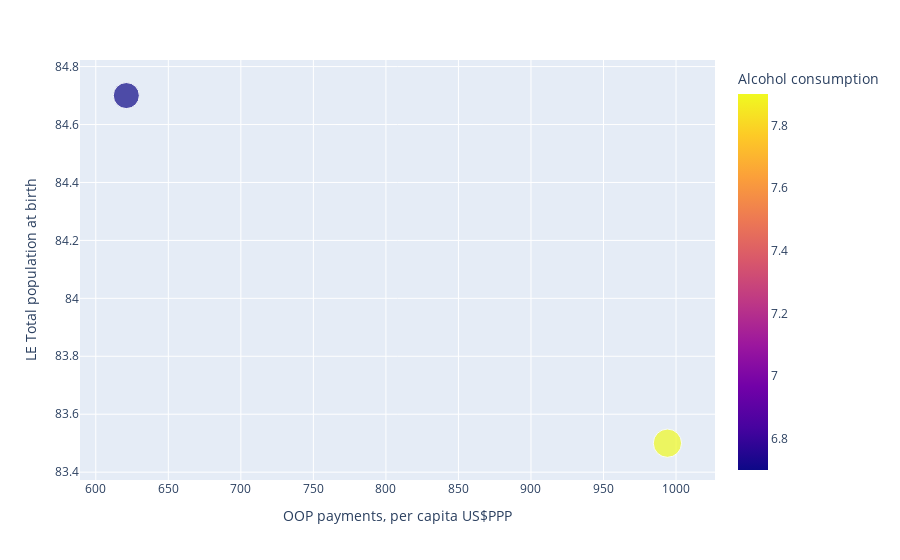

The notebook cell saved with this chart:
### Code cell
px.scatter(merged_df_2020_f2.dropna(), x='OOP payments, per capita US$PPP', 
            y='LE Total population at birth', size='Alcohol consumption', hover_name='country', color='Alcohol consumption')

### Figure 1 — Plotly figure (JSON) as saved in the notebook; plotly's stock layout.template omitted (floating-point values rounded to 4 significant figures)
{"data": [{"hovertemplate": "<b>%{hovertext}</b><br><br>OOP payments, per capita US$PPP=%{x}<br>LE Total population at birth=%{y}<br>Alcohol consumption=%{marker.color}<extra></extra>", "hovertext": ["Japan", "Korea"], "legendgroup": "", "marker": {"color": [6.7, 7.9], "coloraxis": "coloraxis", "size": [6.7, 7.9], "sizemode": "area", "sizeref": 0.01975, "symbol": "circle"}, "mode": "markers", "name": "", "orientation": "v", "showlegend": false, "type": "scatter", "x": [621.0, 994.1], "xaxis": "x", "y": [84.7, 83.5], "yaxis": "y"}], "layout": {"coloraxis": {"colorbar": {"title": {"text": "Alcohol consumption"}}, "colorscale": [[0, "#0d0887"], [0.1111, "#46039f"], [0.2222, "#7201a8"], [0.3333, "#9c179e"], [0.4444, "#bd3786"], [0.5556, "#d8576b"], [0.6667, "#ed7953"], [0.7778, "#fb9f3a"], [0.8889, "#fdca26"], [1, "#f0f921"]]}, "legend": {"itemsizing": "constant", "tracegroupgap": 0}, "margin": {"t": 60}, "xaxis": {"anchor": "y", "domain": [0, 1], "title": {"text": "OOP payments, per capita US$PPP"}}, "yaxis": {"anchor": "x", "domain": [0, 1], "title": {"text": "LE Total population at birth"}}}}
